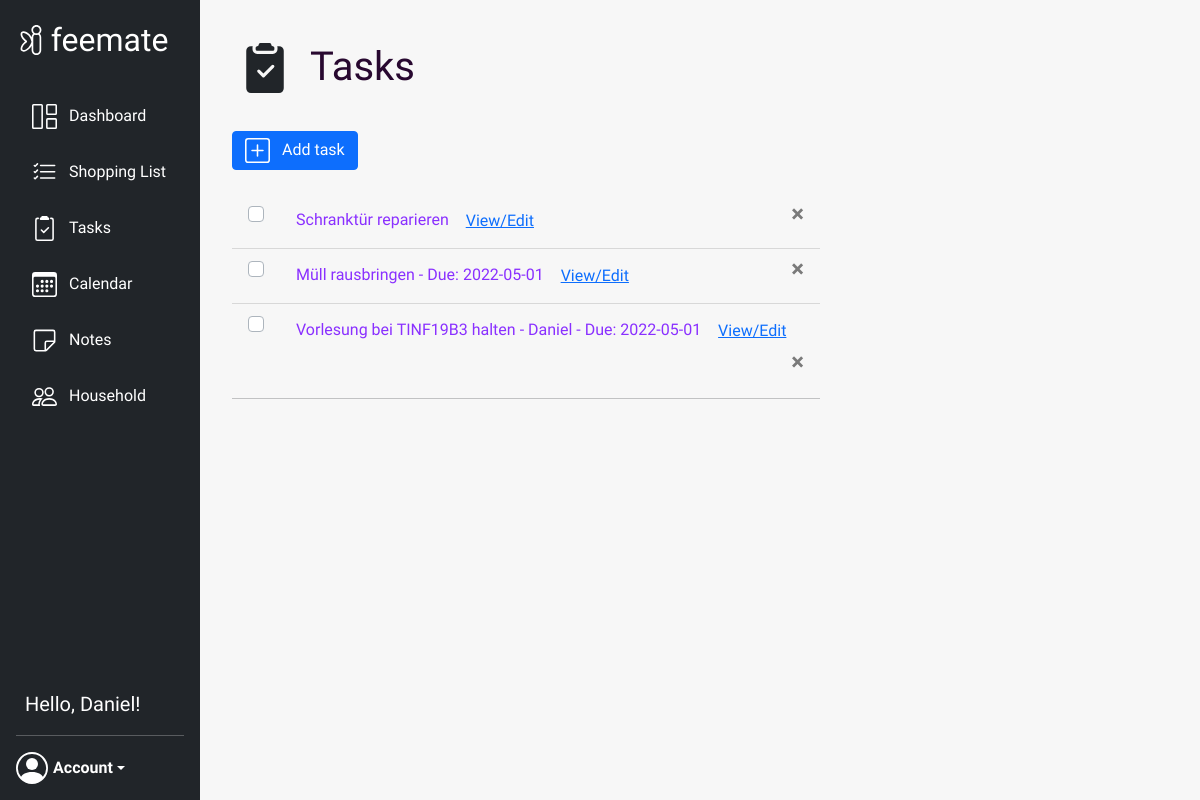
The page /tasks (signed in) on the database its author committed.
### website/models.py (models this page shows, shortened)
class User(db.Model, UserMixin):
    id = db.Column(db.Integer, primary_key=True)
    email = db.Column(db.String(150), unique=True)
    password = db.Column(db.String(150))
    first_name = db.Column(db.String(150))
    events = db.relationship('Event')
    tasks = db.relationship('Task')
    group_id = db.Column(db.Integer, db.ForeignKey('group.id'))
    def get_current_group(self):
        group = Group.query.get(self.group_id)
        return group

class Task(db.Model):
    id = db.Column(db.Integer, primary_key=True)
    title = db.Column(db.String(100))
    data = db.Column(db.String(1000))
    date = db.Column(db.DateTime(timezone=True))
    state = db.Column(db.Boolean, default=False)
    group_id = db.Column(db.Integer, db.ForeignKey('group.id'))
    user_id = db.Column(db.Integer, db.ForeignKey('user.id'))

### website/views/views.py (the view, shortened to what this page needs)
@views.route('/tasks', methods=['GET', 'POST'])
@login_required
@household_required
def tasks():
    users_list = User.query.filter_by(group_id=current_user.group_id).all()
    task_list = Task.query.filter_by(group_id=current_user.group_id).all()
    tasks_structured = get_structured_task_data(task_list)
    return render_template("tasks.html", tasks=tasks_structured, users_in_group=users_list, current_user=current_user,
                           group=current_user.get_current_group())

### website/__init__.py (called while the page is built)
def create_app(base_config=BaseConfig):
    app.config.from_object(base_config)
    db.init_app(app)
    from .models import User, Group
    if not path.exists('website/' + base_config.DB_NAME):
        db.create_all(app=app)
    login_manager = LoginManager()
    login_manager.login_view = 'auth.login'
    login_manager.init_app(app)
    @login_manager.user_loader
    def load_user(user_id):
        return User.query.get(int(user_id))
    return app

### website/views/views.py (called while the page is built)
def get_structured_task_data(task_list):
    tasks_structured = []
    for task in task_list:
        element = {
            'id': task.id,
            'title': task.title,
            'data': task.data,
            'state': task.state
        }
        if task.user_id:
            user = User.query.filter_by(id=task.user_id).first()
            element['user_name'] = user.first_name
            element['user_id'] = user.id
        if task.date:
            date = task.date.date()
            element['date'] = date
        tasks_structured.append(element)
    return tasks_structured

### website/views/templates/tasks.html (shortened to what this page needs)
{% extends "base.html" %}{% block title %}Tasks{% endblock %}
{% block content %}
<div class="d-flex flex-row">
        <div class="p-2 page-icon">
        </div>
        <div class="p-2">
            <h1 class="header-text">Tasks</h1>
        </div>
</div>
<br />
<a class="btn btn-primary" href="#" role="button" data-bs-toggle="modal" data-bs-target="#addTaskModal">
    Add task
</a>
<br/>
<br/>
<ul class="list-group list-group-flush" id="tasks">
    {% for task in tasks %}
        {% if task.state == False %}
            <li class="list-group-item">
                <div class="custom-control custom-checkbox">
                        <label class="custom-control-label" for="checkbox_{{ task.id }}">
                            {{task.title}}
                            {% if task.user_name %}
                                 - {{task.user_name}}
                            {% endif %}
                            {% if task.date %}
                                 - Due: {{task.date}}
                            {% endif %}
                            <button type="button" class="btn btn-link"
                                    data-bs-toggle="modal" data-bs-target="#addTaskModal_{{task.id}}">
                                <span aria-hidden="true">View/Edit</span>
                             </button>
                        </label>
                        <button type="button" class="close delete_item" onclick="deleteTask({{ task.id }})">
                                <span aria-hidden="true">&times;</span>
                        </button>
                </div>
            </li>
        {% endif %}
    {% endfor %}
</ul>
<hr style="width: 50%;">
{% endblock %}

### website/templates/base.html (shortened to what this page needs)
<!DOCTYPE html>
<html>
    <head>
        <link rel="stylesheet"
              href="https://stackpath.bootstrapcdn.com/bootstrap/4.4.1/css/bootstrap.min.css"
/>
        <link rel="stylesheet"
              href="https://stackpath.bootstrapcdn.com/font-awesome/4.7.0/css/font-awesome.min.css"
/>
        <link rel="stylesheet"
              href="https://cdn.jsdelivr.net/npm/bootstrap@5.1.3/dist/css/bootstrap.min.css"
>
        <link rel="stylesheet" href="/static/styles.css">
        <link rel="stylesheet" href="https://cdn.jsdelivr.net/npm/bootstrap-icons@1.8.1/font/bootstrap-icons.css">
        <link rel='stylesheet' href='https://cdn.jsdelivr.net/npm/fullcalendar@5.11.0/main.min.css'/>
    </head>
    <body class="body font">
        <nav class="d-flex flex-column flex-shrink-0 p-3 text-white bg-dark custom-navbar" id="sidebar">
            <a href="/" class="d-flex align-items-center mb-3 mb-md-0 me-md-auto text-white text-decoration-none">
                <img class="invert-svg"
                     src="/static/images/fairy_logo.svg"
                     alt="fairy"
                     width="30"
                     height="30"/>
                <span class="fs-2" style="margin-left: 0.15em;">feemate</span>
            </a>
            <br/>
            <ul class="nav nav-pills flex-column mb-auto">
                <li>
                    <a href="/dashboard" class="nav-link text-white {{ '' if current_user.is_authenticated else 'disabled' }}">
                        <text class="navbar-text">Dashboard</text>
                    </a>
                </li>
                <li>
                    <a href="/list" class="nav-link text-white {{ '' if current_user.is_authenticated else 'disabled' }}">
                        <text class="navbar-text">Shopping List</text>
                    </a>
                </li>
                <li>
                    <a href="/tasks" class="nav-link text-white {{ '' if current_user.is_authenticated else 'disabled' }}">
                        <text class="navbar-text">Tasks</text>
                    </a>
                </li>
                <li>
                    <a href="/calendar" class="nav-link text-white {{ '' if current_user.is_authenticated else 'disabled' }}">
                        <text class="navbar-text">Calendar</text>
                    </a>
                </li>
                <li>
                    <a href="/notes" class="nav-link text-white {{ '' if current_user.is_authenticated else 'disabled' }}">
                        <text class="navbar-text">Notes</text>
                    </a>
                </li>
                <li>
                    <a href="/household" class="nav-link text-white">
                        <text class="navbar-text">Household</text>
                    </a>
                </li>
            </ul>
            {% if current_user.is_authenticated %}
            <text class="current-user-name">Hello, {{current_user.first_name}}!</text>
            {% endif %}
            <hr>
            {% if current_user.is_authenticated %}
                <div class="dropdown">
                    <a href="#" class="d-flex align-items-center text-white text-decoration-none dropdown-toggle"
                       id="dropdownUser1"
                       data-bs-toggle="dropdown"
                       aria-haspopup="true"
                       aria-expanded="false">
                        <strong class="font" style="margin-left: 5px;">Account</strong>
                    </a>
                </div>
            {% else %}
                <div class="container">
                    <a href="/login" class="d-flex align-items-center text-white text-decoration-none login-button">Login</a>
                </div>
            {% endif %}
        </nav>
        <div class="container-fluid container-fluid-custom">
            {% block content %}
            {% endblock %}
        </div>
    </body>
</html>

### website/static/styles.css (style rules this page uses)
.custom-navbar { height: 100vh; width: 200px; top: 0; left: 0; position: fixed; display: flex; }
.invert-svg { -webkit-filter: invert(1); filter: invert(1); }
.navbar-text { margin-left: 0.5em; }
.body { background-color: #f7f7f7; }
.font { font-family: 'Ubuntu', sans-serif; }
.container-fluid-custom { position: fixed; left: 200px; top: 0; margin-left: 20px; margin-top: 35px; max-width: 1300px; }
.page-icon { width: 50px; }
.list-group-item { background-color: #f7f7f7; width: 50%; }
.header-text { margin-left: 20px; color: #280830; }
.custom-control { position: relative; display: block; min-height: 1.5rem; padding-left: 1.5rem; }
.custom-control-label { position: relative; color: #8a30ff; padding-left: 1.5rem; font-family: 'Ubuntu', sans-serif; }
.delete_item { position: relative; float: right; }
.bg-dark { background-color: #181b1f; }
*, *::before, *::after { box-sizing: border-box; }
.current-user-name { margin-left: 0.45em; font-size: 20px; }

### rows shown on the page
User: first_name "Daniel", user_name "Daniel"
Task: title "Schranktür reparieren"
Task: title "Müll rausbringen", date "2022-05-01"
Task: title "Vorlesung bei TINF19B3 halten"

### other values the page prints
{{ task.date }} "2022-05-01"
